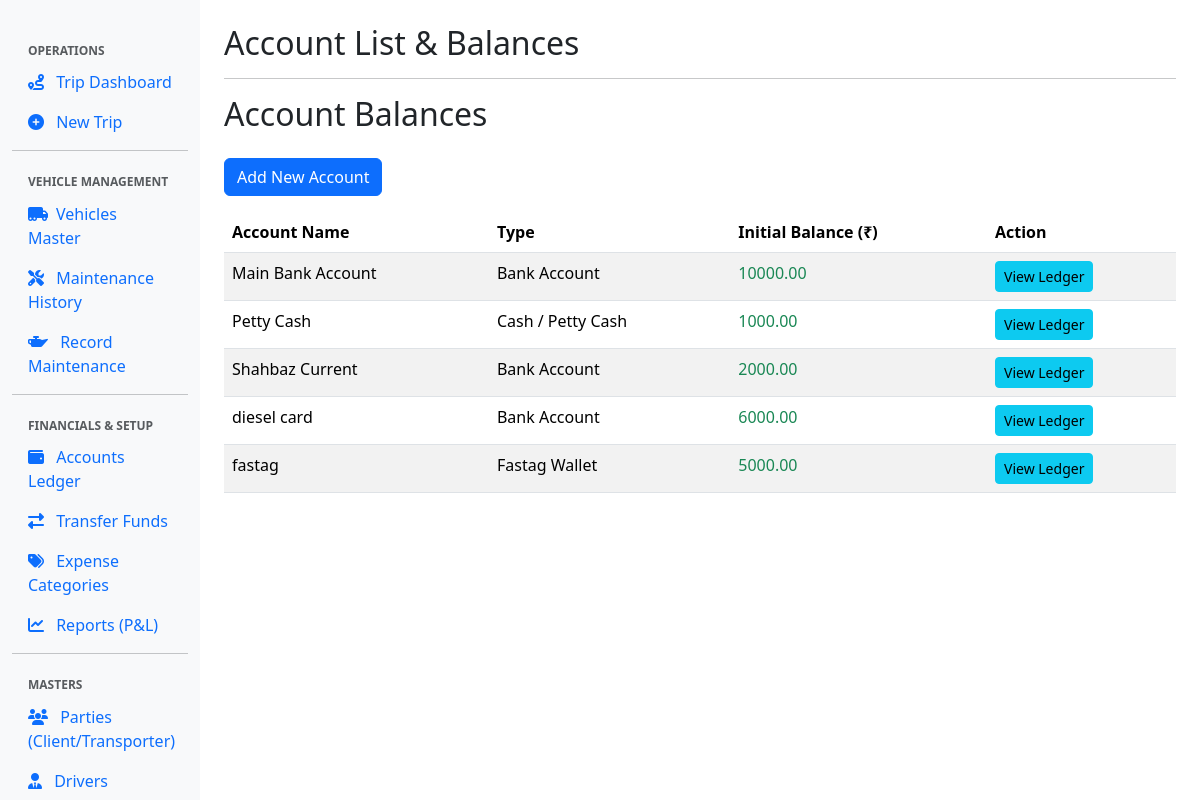
Screenshot of /accounts/ with the database file from the repository.
### management/models.py (models this page shows, shortened)
class AccountMaster(models.Model):
    account_name = models.CharField(max_length=100, unique=True)
    account_type = models.CharField(max_length=20, choices=ACCOUNT_TYPE_CHOICES, default='BANK')
    initial_balance = models.DecimalField(max_digits=15, decimal_places=2, default=Decimal('0.00'))
    is_active = models.BooleanField(default=True)

### management/views.py (the view)
# urls.py: path('accounts/', views.account_list, name='account_list'),
def account_list(request):
    accounts = AccountMaster.objects.all().order_by('account_name')
    context = {'accounts': accounts, 'title': 'Account List & Balances'}
    return render(request, 'management/account_list.html', context)

### management/templates/management/account_list.html
{% extends "base.html" %}
{% block content %}
    <h2 class="mb-4">Account Balances</h2>
    <a href="{% url 'account_create' %}" class="btn btn-primary mb-3">Add New Account</a>
    <table class="table table-striped">
        <thead>
            <tr>
                <th>Account Name</th>
                <th>Type</th> <th>Initial Balance (₹)</th> <th>Action</th>
            </tr>
        </thead>
        <tbody>
            {% for account in accounts %}
            <tr>
                <td>{{ account.account_name }}</td>
                <td>{{ account.get_account_type_display }}</td> <td class="
                    {% if account.initial_balance >= 0 %}text-success{% else %}text-danger{% endif %}
                ">
                    {{ account.initial_balance|floatformat:2 }}
                </td>
                <td>
                    <a href="{% url 'account_detail' account_id=account.pk %}" class="btn btn-sm btn-info">View Ledger</a>
                </td>
            </tr>
            {% empty %}
            <tr>
                <td colspan="4" class="text-center text-muted">No accounts defined.</td>
            </tr>
            {% endfor %}
        </tbody>
    </table>
{% endblock content %}

### rows the page displays
AccountMaster: account_name "Main Bank Account", account_type "Bank Account", initial_balance "10000.00"
AccountMaster: account_name "Petty Cash", account_type "Cash / Petty Cash", initial_balance "1000.00"
AccountMaster: account_name "Shahbaz Current", account_type "Bank Account", initial_balance "2000.00"
AccountMaster: account_name "diesel card", account_type "Bank Account", initial_balance "6000.00"
AccountMaster: account_name "fastag", account_type "Fastag Wallet", initial_balance "5000.00"

### other values shown
{{ title|default:"TMS Dashboard" }} "Account List & Balances"
